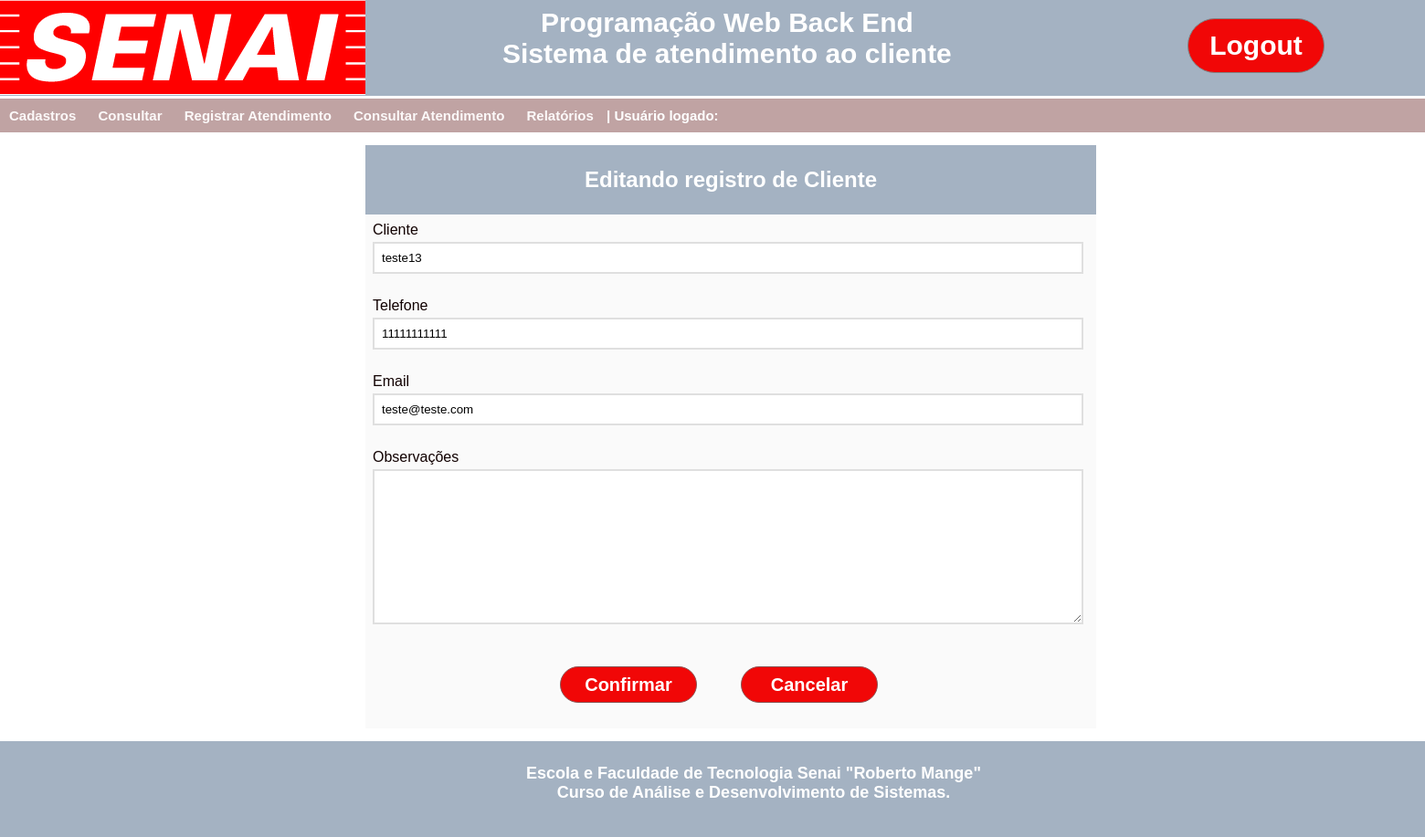
Before: /edit_cliente/15 (signed in) with the older database file.
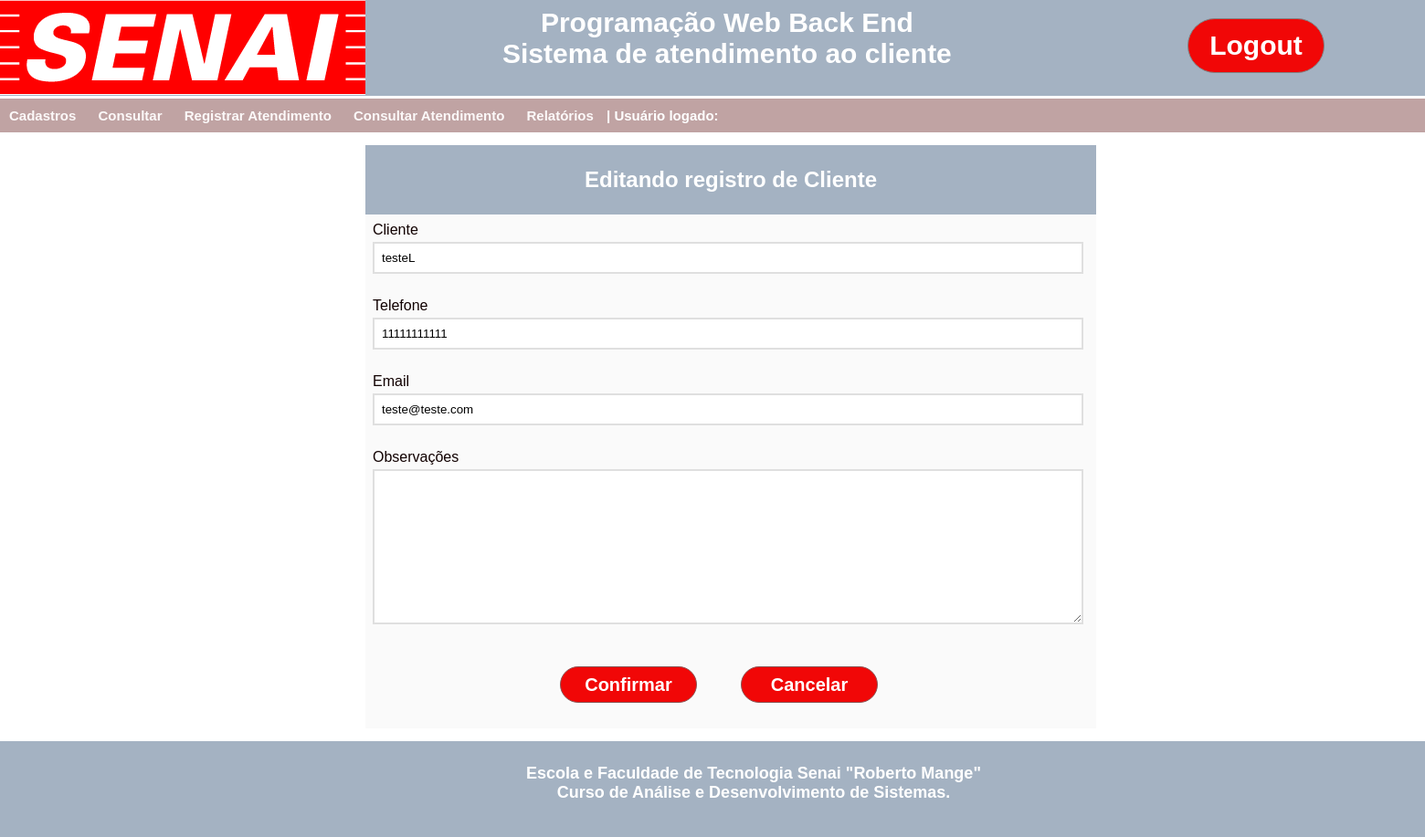
After: the same page with the newer database file.
### App_SAC/models.py (models this page shows, shortened)
class Cliente(models.Model):
    nome = models.CharField(max_length=120)
    telefone = models.CharField(max_length=24)
    email = models.CharField(max_length=120)
    observacao = models.TextField()
    criado_em = models.DateTimeField(auto_now_add=True)
    atualizado_em = models.DateTimeField(auto_now=True)

### App_SAC/views/Cliente.py (the view)
# urls.py: path('edit_cliente/<int:id>', Cliente.edit_cliente, name='edit_cliente'),
@login_required
def edit_cliente(request, id):
    dados_editar = get_object_or_404(Cliente, pk=id)
    return render(request, 'Edit_Cliente.html', {'dados_do_cliente': dados_editar})

### App_SAC/templates/Edit_Cliente.html (shortened to what this page needs)
{% load static %}
<!DOCTYPE html>
<html lang="en">
<head>
    <link rel="stylesheet" type="text/css" href="{% static 'css/style.css' %}">
</head>
<header class="login">
    <div class="fundo_menu">
        <div class="logo_senai">
            <a href="/"><img src="{% static 'imagens/logo_senai.png' %}" /></a>
        </div>
        <div class="nome_sistema">
             Programação Web Back End<br>
             Sistema de atendimento ao cliente
        </div>
        {% if user.is_authenticated %}
        <div class="botao_login">
            <a href="accounts/logout"><button class="btn btn_login">Logout</button></a>
        </div>
        {% else %}
        <div class="botao_login">
            <a href="accounts/login"><button class="btn btn_login">Login</button></a>
        </div>
        {% endif %}
    </div>
</header>
<nav class="menu">
    <ul>
        {% if user.is_authenticated %}
        <li><a href="">Cadastros</a>
        </li>
        <li><a href="">Consultar</a>
        </li>
        <li><a href="Registrar.html">Registrar Atendimento</a></li>
        <li><a href="Consultar.html">Consultar Atendimento</a></li>
        <li><a href="Relatorios.html">Relatórios</a></li>
        <li> | Usuário logado: {{usuario_logado}}</a></li>
        {% endif %}
    </ul>
</nav>
<body>
    <div class="principal">
    <div class="container">
        <section class="enquadramento">
            <h1> Editando registro de Cliente</h1>
        </section>
        <form id="form" class="form" method="POST" action="{% url 'salvar_cliente_editado' %}">{% csrf_token %}
               <div class="form-content">
                   <label for="nome">Cliente</label>
                   <input type="text"  name="nome" id="nome"  value="{{dados_do_cliente.nome}}" />
                </div>
                <div class="form-content">
                    <label for="telefone">Telefone</label>
                    <input type="text" name="telefone" id="telefone" value="{{dados_do_cliente.telefone}}" />
                </div>
                <div class="form-content">
                  <label for="email">Email</label>
                  <input type="email" name="email" id="email" value="{{dados_do_cliente.email}}" />
              </div>
              <div class="form-content">
                  <label for="observacao">Observações</label>
                    <textarea name="observacao" id="observacao"  cols="25" rows="10" >{{dados_do_cliente.observacao}}</textarea>
                </div>
                <div class="botoes">
                    <div class="botao_confirmar">
                        <button type="submit" class="btn_conf_cancel btn_confirmar">Confirmar</button>
                    </div>
                    <div class="botao_cancelar">
                        <button type="submit" class="btn_conf_cancel btn_cancelar">Cancelar</button>
                    </div>
                </div>
        </form>
    </div>
    </div>
</body>
<footer class="rodape">
    <div class="fundo_menu">
        <div class="rodape1">
            Escola e Faculdade de Tecnologia Senai "Roberto Mange"<br>
            Curso de Análise e Desenvolvimento de Sistemas.<br>
        </div>
    </div>
</footer>
</html>

Changed rows visible on the page:
changed Cliente "teste@teste.com": nome "teste13" → "testeL"
